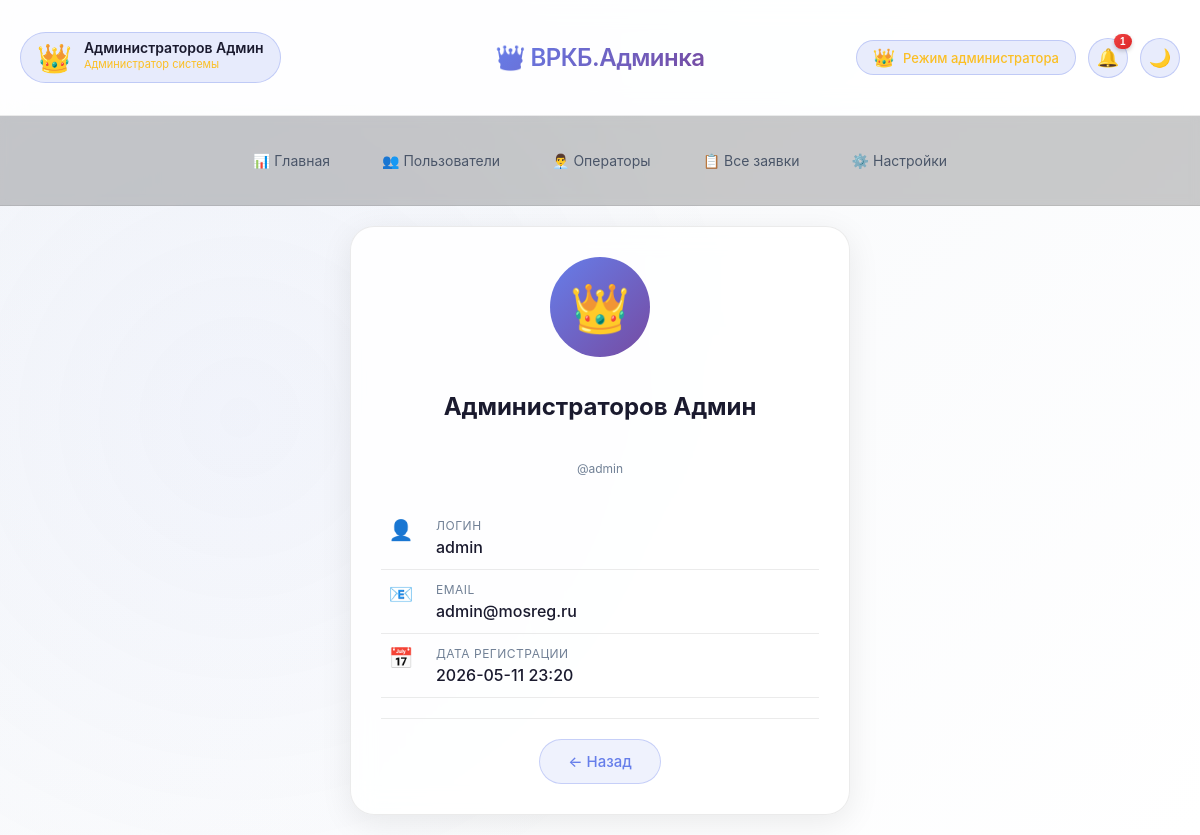
The app's page /admin/profile (signed in) with its own data.
### tables this page shows
CREATE TABLE admins (
            id INTEGER PRIMARY KEY AUTOINCREMENT,
            username TEXT UNIQUE NOT NULL,
            password TEXT NOT NULL,
            last_name TEXT,
            first_name TEXT,
            middle_name TEXT,
            email TEXT UNIQUE,
            created_at TEXT NOT NULL
        );

### app.py (the view)
    def decorated_function(*args, **kwargs):
        if not session.get('admin_logged_in'):
            flash('Доступ только для администраторов', 'danger')
            return redirect(url_for('admin_login'))
        return f(*args, **kwargs)

### app.py (called while the page is built, shortened)
def get_db_connection():
    conn = sqlite3.connect('databases/database_helpdesk.db', timeout=20)
    conn.row_factory = sqlite3.Row
    conn.execute('PRAGMA journal_mode=WAL')
    conn.execute('PRAGMA synchronous=NORMAL')
    return conn

def admin_required(f):
    def decorated_function(*args, **kwargs):
        if not session.get('admin_logged_in'):
            flash('Доступ только для администраторов', 'danger')
            return redirect(url_for('admin_login'))
        return f(*args, **kwargs)
    decorated_function.__name__ = f.__name__
    return decorated_function

@app.route('/admin/profile')
@admin_required
def admin_profile():
    conn = get_db_connection()
    admin = conn.execute('SELECT * FROM admins WHERE id = ?', (session['admin_id'],)).fetchone()
    conn.close()
    return render_template('admins/admin_profile.html', admin=admin)

@app.context_processor
def inject_user():
    user_info = {}
    return {'user': user_info}

### templates/admins/admin_profile.html (shortened to what this page needs)
{% extends "admins/base_admin.html" %}
{% block content %}
<div class="card" style="max-width: 500px; margin: 0 auto;">
    <div style="text-align: center; margin-bottom: 30px;">
        <div class="admin-avatar" style="width: 100px; height: 100px; font-size: 48px; margin: 0 auto 15px; background: linear-gradient(135deg, var(--accent-color), #764ba2); border-radius: 50%; display: flex; align-items: center; justify-content: center;">
            👑
        </div>
        <h2>{{ admin.last_name or '' }} {{ admin.first_name or '' }} {{ admin.middle_name or '' }}</h2>
        <p class="text-muted">@{{ admin.username }}</p>
    </div>
    <div class="profile-info">
        <div class="info-row">
            <div class="info-icon">👤</div>
            <div class="info-content">
                <div class="info-label">Логин</div>
                <div class="info-value">{{ admin.username }}</div>
            </div>
        </div>
        <div class="info-row">
            <div class="info-icon">📧</div>
            <div class="info-content">
                <div class="info-label">Email</div>
                <div class="info-value">{{ admin.email or 'не указан' }}</div>
            </div>
        </div>
        <div class="info-row">
            <div class="info-icon">📅</div>
            <div class="info-content">
                <div class="info-label">Дата регистрации</div>
                <div class="info-value">{{ admin.created_at[:16] if admin.created_at else '-' }}</div>
            </div>
        </div>
    </div>
    <hr>
    <div style="text-align: center;">
        <a href="{{ url_for('admin_dashboard') }}" class="btn btn-outline">← Назад</a>
    </div>
</div>
{% endblock %}

### static/style.css (style rules this page uses)
:root { --bg-gradient-start: #f5f7fa; --bg-gradient-end: #ffffff; --glass-bg: rgba(255, 255, 255, 0.85); --glass-bg-dark: rgba(0, 0, 0, 0.75); --glass-border: rgba(0, 0, 0, 0.08); --glass-shadow: 0 8px 32px 0 rgba(0, 0, 0, 0.08); --shadow-sm: 0 2px 8px rgba(0, 0, 0, 0.04); --shadow-md: 0 4px 20px rgba(0, 0, 0, 0.06); --shadow-lg: 0 12px 32px rgba(0, 0, 0, 0.1); --shadow-glow: 0 0 20px rgba(102, 126, 234, 0.15); --text-primary: #1a1a2e; --text-secondary: #4a5568; --text-muted: #718096; --blur-amount: 12px; --border-radius: 24px; --accent-color: #667eea; --accent-hover: #5a67d8; }
* { margin: 0; padding: 0; box-sizing: border-box; }
body { font-family: -apple-system, 'Segoe UI', 'SF Pro Text', 'Helvetica Neue', sans-serif; background: linear-gradient(135deg, var(--bg-gradient-start), var(--bg-gradient-end)); min-height: 100vh; color: var(--text-primary); transition: all 0.3s ease; position: relative; }
body::before { content: ''; position: fixed; top: 0; left: 0; width: 100%; height: 100%; background: radial-gradient(circle at 20% 50%, rgba(102,126,234,0.05) 0%, transparent 50%); pointer-events: none; z-index: 0; }
.glass-card, .card { background: var(--glass-bg); backdrop-filter: blur(var(--blur-amount)); -webkit-backdrop-filter: blur(var(--blur-amount)); border-radius: var(--border-radius); border: 1px solid var(--glass-border); box-shadow: var(--glass-shadow); padding: 30px; margin-bottom: 20px; transition: all 0.4s cubic-bezier(0.4, 0, 0.2, 1); animation: fadeInUp 0.5s ease-out; }
.card h2 { padding: 20px; margin-bottom: 20px; }
.btn { padding: 12px 28px; border: none; border-radius: 40px; font-size: 15px; font-weight: 500; cursor: pointer; transition: all 0.3s cubic-bezier(0.4, 0, 0.2, 1); display: inline-block; text-decoration: none; text-align: center; }
.btn-outline { background: rgba(102, 126, 234, 0.1); border: 1px solid rgba(102, 126, 234, 0.3); color: var(--accent-color); }
.text-muted { color: var(--text-muted); font-size: 12px; }
hr { border: none; height: 1px; background: var(--glass-border); margin: 20px 0; }
.info-icon { font-size: 20px; width: 32px; text-align: center; }
.info-label { font-size: 11px; color: var(--text-muted); text-transform: uppercase; letter-spacing: 0.5px; }
.info-value { font-size: 14px; font-weight: 500; margin-top: 2px; }
.profile-info { margin: 20px 0; }

### templates/admins/admin_profile.html (style rules this page uses)
.profile-info { margin: 20px 0; }
.info-row { display: flex; align-items: flex-start; gap: 15px; padding: 12px 0; border-bottom: 1px solid var(--glass-border); }
.info-icon { font-size: 20px; width: 40px; text-align: center; }
.info-content { flex: 1; }
.info-label { font-size: 12px; color: var(--text-muted); margin-bottom: 4px; }
.info-value { font-size: 16px; font-weight: 500; color: var(--text-primary); }

### records on screen
admins: last_name "Администраторов", first_name "Админ", username "admin", email "admin@mosreg.ru", created_at "2026-05-11 23:20"

### other values on screen
{{ session.admin_full_name or session.admin_username or 'Администратор' }} "Администраторов Админ"
